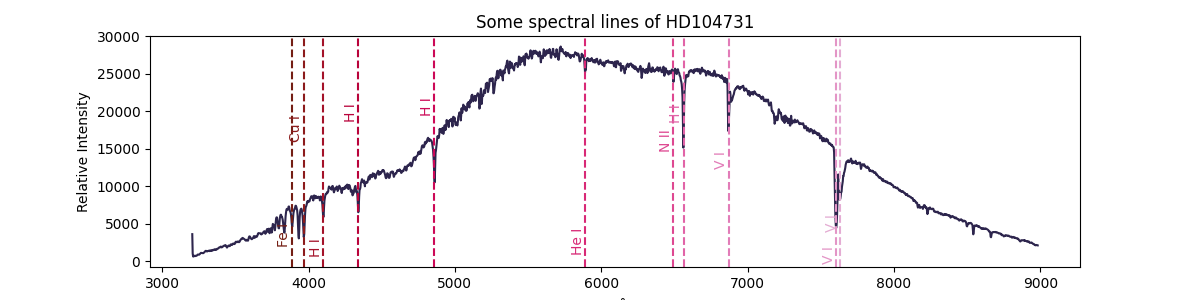

This chart was generated by the following Python code:
import numpy as np
import matplotlib.pyplot as plt
import cmasher as cmr

c1, c2, c3 = cmr.take_cmap_colors("cmr.freeze", 3, cmap_range=(0.2, 0.8), return_fmt="hex")


def spec_line(wave_table, label_table, label_height=10000, label_offset=100):
    n = len(wave_table)
    color = cmr.take_cmap_colors("cmr.flamingo", n, cmap_range=(0.3, 0.8), return_fmt="hex")
    for i in range(n):
        plt.axvline(float(wave_table[i]), ls="--", c=color[i])
        plt.text(float(wave_table[i]) - label_offset, label_height + np.random.randint(-10000, 15000, 1),
                 label_table[i], rotation="vertical", c=color[i])


plt.figure(figsize=(12, 3))
x, y = np.column_stack(np.genfromtxt("HD104731.txt"))
lines = ["3887", "3967", "4100", "4340", "4860", "5892", "6493", "6562", "6871", "7605", "7629.6"]
label = ["Fe I", "Cu I", "H I", "H I", "H I", "He I", "N II", "H I", "V I", "V I", "V I"]

plt.plot(x, y, c=c1)
spec_line(lines, label)
plt.title("Some spectral lines of HD104731")
plt.xlabel(r"$\lambda$ [$\AA$]")
plt.ylabel("Relative Intensity")
plt.show()
